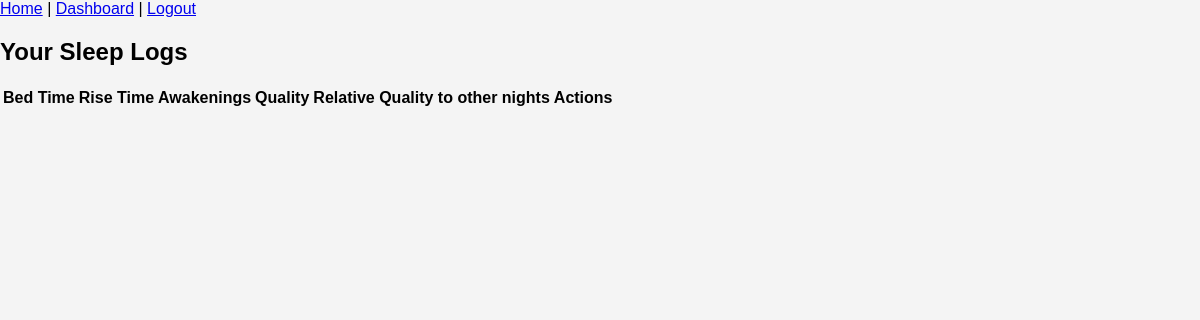
The app's page /sleep_log/sleep_logs (signed in), older data.
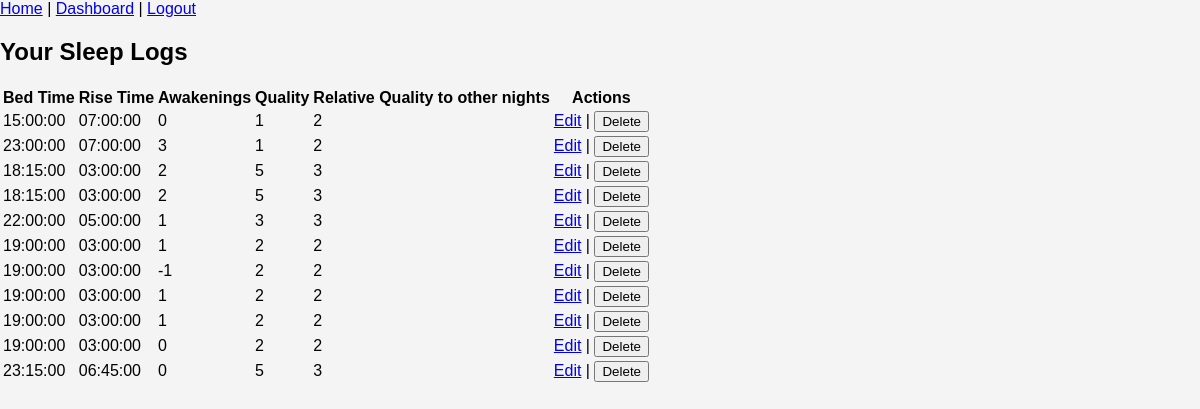
The same page, newer data.
### sleep_tracker/models.py (models this page shows, shortened)
class SleepLog(db.Model):
    id = db.Column(db.Integer, primary_key=True)
    user_id = db.Column(db.Integer, db.ForeignKey('user.id'), nullable=False)
    date = db.Column(db.Date, nullable=False) #can't be unique as user could go to bed at 1am on 2/2 and again go to bed at 11pm on 2/2.
    bedtime = db.Column(db.Time, nullable=False)
    risetime = db.Column(db.Time, nullable=False)
    sleep_quality = db.Column(db.Integer, nullable=False) #1-5 score range, to be handled by the UI
    relative_quality = db.Column(db.Integer, nullable=False) #1-5 score range, to be handled by the UI
    awakenings = db.Column(db.Integer, nullable=False) #positive integer
    OSA_interventions = db.Column(db.Boolean, nullable=False)
    caffeine = db.Column(db.Boolean, nullable=False)
    sleep_aid = db.Column(db.Boolean, nullable=False)
    alcohol = db.Column(db.Boolean, nullable=False)
    cannabis = db.Column(db.Boolean, nullable=False)
    typical_day = db.Column(db.Boolean, nullable=False)
    sleep_period_duration = db.Column(db.Integer, nullable=False)

### sleep_tracker/routes/sleep_log.py (the view)
@sleep_log.route("/sleep_logs")
@login_required
def sleep_logs():
    logs = SleepLog.query.filter_by(user_id=current_user.id).order_by(SleepLog.date)
    return render_template('sleep_logs.html', logs=logs)

### sleep_tracker/__init__.py (called while the page is built)
@login_mgr.user_loader
def load_user(user_id):
    from .models import User
    return User.query.get(int(user_id))

### sleep_tracker/templates/sleep_logs.html
{% extends "base.html" %}
{% block content %}
<h2>Your Sleep Logs</h2>
<table>
    <tr>
        <th>Bed Time</th>
        <th>Rise Time</th>
        <th>Awakenings</th>
        <th>Quality</th>
        <th>Relative Quality to other nights</th>
        <th>Actions</th>
    </tr>
    {% for log in logs %}
    <tr>
        <td>{{ log.bedtime }}</td>
        <td>{{ log.risetime }}</td>
        <td>{{ log.awakenings }}</td>
        <td>{{ log.sleep_quality }}</td>
        <td>{{ log.relative_quality }}</td>
        <td>
            <a href="{{ url_for('sleep_log.edit_log', log_id=log.id) }}">Edit</a> |
            <form action="{{ url_for('sleep_log.delete_log', log_id=log.id) }}" method="POST" style="display:inline;">
                <button type="submit" onclick="return confirm('Are you sure?')">Delete</button>
            </form>
        </td>
    </tr>
    {% endfor %}
</table>
{% endblock %}

### sleep_tracker/templates/base.html (shortened to what this page needs)
<!DOCTYPE html>
<html lang="en">
<head>
    <link rel="stylesheet" href="{{ url_for('static', filename='css/style.css') }}">
</head>
<body>
    <nav>
        <a href="{{ url_for('main.home') }}">Home</a> |
        {% if current_user.is_authenticated %}
            <a href="{{ url_for('dashboard.view_dashboard') }}">Dashboard</a> |
            <a href="{{ url_for('auth.logout') }}">Logout</a>
        {% else %}
            <a href="{{ url_for('auth.login') }}">Login</a> |
            <a href="{{ url_for('auth.register') }}">Register</a>
        {% endif %}
    </nav>
    <div class="container">
        {% block content %}{% endblock %}
    </div>
</body>
</html>

### sleep_tracker/static/css/style.css (style rules this page uses)
body { font-family: Arial, sans-serif; background-color: #f4f4f4; margin: 0; padding: 0; }

Row changes from the older to the newer data that the page shows:
added SleepLog: bedtime "15:00:00", risetime "07:00:00", awakenings "0", sleep_quality "1", relative_quality "2"
added SleepLog: bedtime "23:00:00", risetime "07:00:00", awakenings "3", sleep_quality "1", relative_quality "2"
added SleepLog: bedtime "18:15:00", risetime "03:00:00", awakenings "2", sleep_quality "5", relative_quality "3"
added SleepLog: bedtime "18:15:00", risetime "03:00:00", awakenings "2", sleep_quality "5", relative_quality "3"
added SleepLog: bedtime "22:00:00", risetime "05:00:00", awakenings "1", sleep_quality "3", relative_quality "3"
added SleepLog: bedtime "19:00:00", risetime "03:00:00", awakenings "1", sleep_quality "2", relative_quality "2"
added SleepLog: bedtime "19:00:00", risetime "03:00:00", awakenings "-1", sleep_quality "2", relative_quality "2"
added SleepLog: bedtime "19:00:00", risetime "03:00:00", awakenings "1", sleep_quality "2", relative_quality "2"
added SleepLog: bedtime "19:00:00", risetime "03:00:00", awakenings "1", sleep_quality "2", relative_quality "2"
added SleepLog: bedtime "19:00:00", risetime "03:00:00", awakenings "0", sleep_quality "2", relative_quality "2"
added SleepLog: bedtime "23:15:00", risetime "06:45:00", awakenings "0", sleep_quality "5", relative_quality "3"
